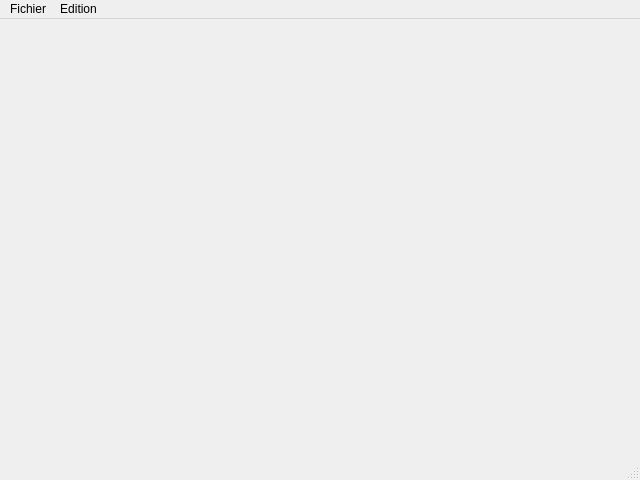
<?xml version="1.0" encoding="UTF-8"?>
<ui version="4.0">
 <class>QcmEdit</class>
 <widget class="QMainWindow" name="QcmEdit">
  <property name="geometry">
   <rect>
    <x>0</x>
    <y>0</y>
    <width>640</width>
    <height>480</height>
   </rect>
  </property>
  <property name="windowTitle">
   <string>MainWindow</string>
  </property>
  <widget class="QWidget" name="centralwidget">
   <layout class="QVBoxLayout" name="verticalLayout"/>
  </widget>
  <widget class="QMenuBar" name="menubar">
   <property name="geometry">
    <rect>
     <x>0</x>
     <y>0</y>
     <width>640</width>
     <height>22</height>
    </rect>
   </property>
   <widget class="QMenu" name="menuFile">
    <property name="title">
     <string>Fichier</string>
    </property>
    <addaction name="actionNouveau_QCM"/>
    <addaction name="actionOuvrir"/>
    <addaction name="actionR_cent"/>
    <addaction name="separator"/>
    <addaction name="actionEnregistrer"/>
    <addaction name="actionEnregistrer_sous"/>
    <addaction name="actionTout_enregistrer"/>
    <addaction name="separator"/>
    <addaction name="actionFermer"/>
    <addaction name="actionTout_fermer"/>
    <addaction name="separator"/>
    <addaction name="actionD_connexion"/>
    <addaction name="actionQuitter"/>
   </widget>
   <widget class="QMenu" name="menuksueg">
    <property name="title">
     <string>Edition</string>
    </property>
    <addaction name="actionAnnuler"/>
    <addaction name="actionR_tablir"/>
    <addaction name="separator"/>
   </widget>
   <addaction name="menuFile"/>
   <addaction name="menuksueg"/>
  </widget>
  <widget class="QStatusBar" name="statusbar"/>
  <action name="actionNouveau_QCM">
   <property name="text">
    <string>Nouveau</string>
   </property>
   <property name="shortcut">
    <string>Ctrl+N</string>
   </property>
  </action>
  <action name="actionOuvrir">
   <property name="text">
    <string>Ouvrir </string>
   </property>
   <property name="shortcut">
    <string>Ctrl+O</string>
   </property>
  </action>
  <action name="actionR_cent">
   <property name="text">
    <string>Récents...</string>
   </property>
  </action>
  <action name="actionEnregistrer">
   <property name="text">
    <string>Enregistrer</string>
   </property>
   <property name="shortcut">
    <string>Ctrl+S</string>
   </property>
  </action>
  <action name="actionEnregistrer_sous">
   <property name="text">
    <string>Enregistrer sous...</string>
   </property>
  </action>
  <action name="actionTout_enregistrer">
   <property name="text">
    <string>Tout enregistrer</string>
   </property>
   <property name="shortcut">
    <string>Ctrl+Shift+S</string>
   </property>
  </action>
  <action name="actionFermer">
   <property name="text">
    <string>Fermer &quot;&quot;</string>
   </property>
  </action>
  <action name="actionTout_fermer">
   <property name="text">
    <string>Tout fermer</string>
   </property>
  </action>
  <action name="actionD_connexion">
   <property name="text">
    <string>Déconnexion</string>
   </property>
   <property name="shortcut">
    <string>Ctrl+D</string>
   </property>
  </action>
  <action name="actionQuitter">
   <property name="text">
    <string>Quitter</string>
   </property>
   <property name="shortcut">
    <string>Ctrl+Q</string>
   </property>
  </action>
  <action name="actionAnnuler">
   <property name="text">
    <string>Annuler</string>
   </property>
   <property name="shortcut">
    <string>Ctrl+Z</string>
   </property>
  </action>
  <action name="actionR_tablir">
   <property name="text">
    <string>Rétablir</string>
   </property>
   <property name="shortcut">
    <string>Ctrl+Y</string>
   </property>
  </action>
 </widget>
 <resources/>
 <connections/>
</ui>
